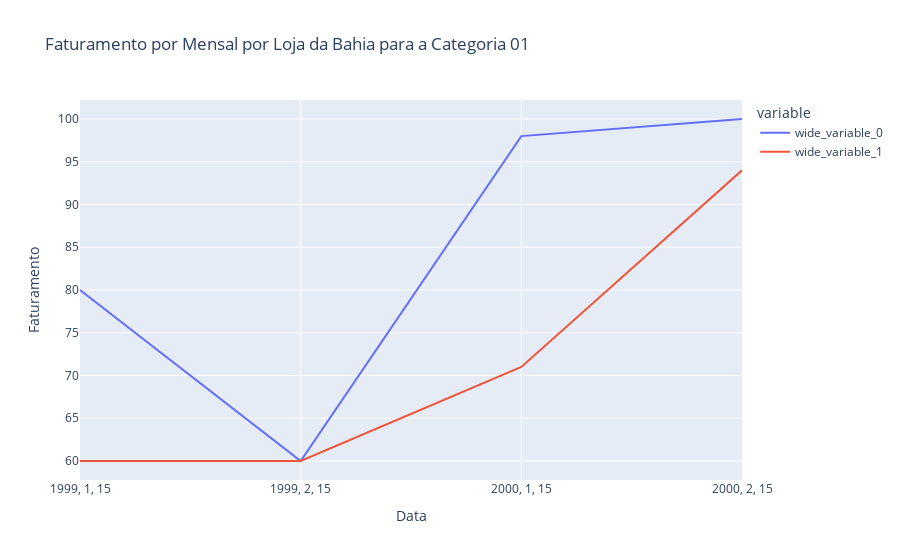

Notebook cell for this chart:
### Markdown cell above
## Gráfico Faturamento Mensal por Loja

* Eixo x: tempo
* Eixo y: faturamento agregado por loja

### Code cell
fig = px.line(x=[str(i).strip('()') for i in loja1.keys()], y=[loja1.values, loja2.values], 
        labels={'x': 'Data', 'value': 'Faturamento'}, title="Faturamento por Mensal por Loja da Bahia para a Categoria 01")
fig.show()

### Figure 1 — Plotly figure (JSON) as saved in the notebook; plotly's stock layout.template omitted (floating-point values rounded to 4 significant figures)
{"data": [{"hovertemplate": "variable=wide_variable_0<br>Data=%{x}<br>Faturamento=%{y}<extra></extra>", "legendgroup": "wide_variable_0", "line": {"color": "#636efa", "dash": "solid"}, "marker": {"symbol": "circle"}, "mode": "lines", "name": "wide_variable_0", "orientation": "v", "showlegend": true, "type": "scatter", "x": ["1999, 1, 15", "1999, 2, 15", "2000, 1, 15", "2000, 2, 15"], "xaxis": "x", "y": [80, 60, 98, 100], "yaxis": "y"}, {"hovertemplate": "variable=wide_variable_1<br>Data=%{x}<br>Faturamento=%{y}<extra></extra>", "legendgroup": "wide_variable_1", "line": {"color": "#EF553B", "dash": "solid"}, "marker": {"symbol": "circle"}, "mode": "lines", "name": "wide_variable_1", "orientation": "v", "showlegend": true, "type": "scatter", "x": ["1999, 1, 15", "1999, 2, 15", "2000, 1, 15", "2000, 2, 15"], "xaxis": "x", "y": [60, 60, 71, 94], "yaxis": "y"}], "layout": {"legend": {"title": {"text": "variable"}, "tracegroupgap": 0}, "title": {"text": "Faturamento por Mensal por Loja da Bahia para a Categoria 01"}, "xaxis": {"anchor": "y", "domain": [0, 1], "title": {"text": "Data"}}, "yaxis": {"anchor": "x", "domain": [0, 1], "title": {"text": "Faturamento"}}}}
